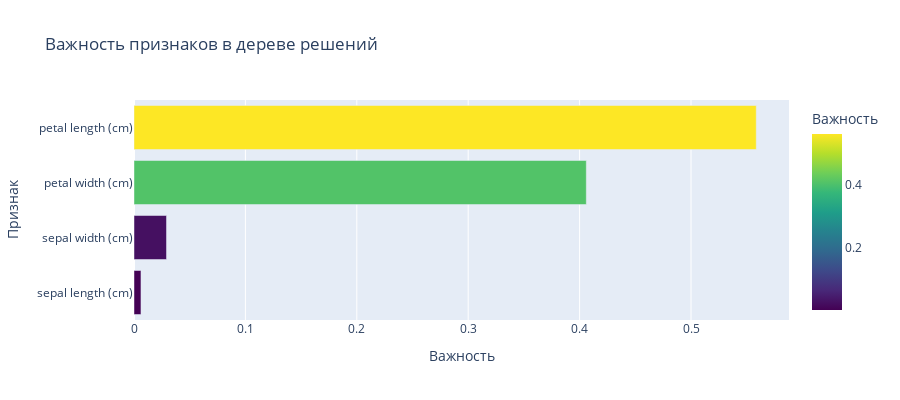
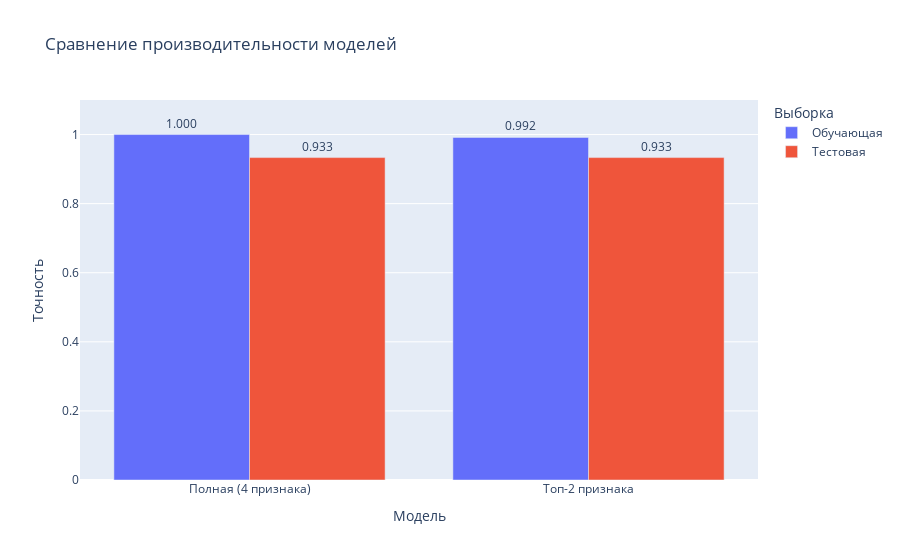

The notebook cell these images were saved under, in order:
### Markdown cell above
## Задание 3: Анализ важности признаков

1. Получите и визуализируйте важность признаков из вашей модели
2. Создайте столбчатую диаграмму важности признаков
3. Постройте тепловую карту корреляций для топ-5 важных признаков
4. Проанализируйте, есть ли связь между важностью признаков и их статистическими характеристиками

Дополнительно:
- Попробуйте построить модель, используя только 2 самых важных признака
- Сравните производительность с полной моделью

### Code cell
# Ваш код для Задания 3

print("=" * 60)
print("ЗАДАНИЕ 3: АНАЛИЗ ВАЖНОСТИ ПРИЗНАКОВ")
print("=" * 60)

# 1. Получение важности признаков
feature_importance = base_tree.feature_importances_
feature_names = iris.feature_names

# Создание DataFrame для удобства
importance_df = pd.DataFrame({
    'feature': feature_names,
    'importance': feature_importance
}).sort_values('importance', ascending=False)

print("\nВажность признаков:")
print(importance_df.to_string(index=False))

# 2. Визуализация важности признаков (столбчатая диаграмма)
fig = px.bar(importance_df, x='importance', y='feature', orientation='h',
             title='Важность признаков в дереве решений',
             labels={'importance': 'Важность', 'feature': 'Признак'},
             color='importance',
             color_continuous_scale='Viridis')
fig.update_layout(yaxis={'categoryorder': 'total ascending'}, height=400)
fig.show()

# Дополнительная визуализация с matplotlib
plt.figure(figsize=(10, 6))
colors = plt.cm.viridis(np.linspace(0.3, 0.9, len(feature_names)))
bars = plt.barh(importance_df['feature'], importance_df['importance'], color=colors)
plt.xlabel('Важность', fontsize=12)
plt.ylabel('Признак', fontsize=12)
plt.title('Важность признаков в дереве решений', fontsize=14, fontweight='bold')
plt.grid(axis='x', alpha=0.3)
for i, bar in enumerate(bars):
    width = bar.get_width()
    plt.text(width, bar.get_y() + bar.get_height()/2, 
             f'{width:.4f}', ha='left', va='center', fontsize=10)
plt.tight_layout()
plt.show()

# 3. Тепловая карта корреляций для важных признаков
print("\n" + "=" * 60)
print("КОРРЕЛЯЦИИ ВАЖНЫХ ПРИЗНАКОВ")
print("=" * 60)

# Получаем топ-4 признака (все признаки в iris)
top_features = importance_df['feature'].values
top_feature_indices = [list(feature_names).index(f) for f in top_features]

# Корреляционная матрица для топ признаков
top_features_data = pd.DataFrame(X[:, top_feature_indices], columns=top_features)
top_correlation = top_features_data.corr()

print("Корреляционная матрица топ признаков:")
print(top_correlation)

plt.figure(figsize=(8, 6))
sns.heatmap(top_correlation, annot=True, cmap='RdYlGn', center=0, 
            square=True, linewidths=2, cbar_kws={"shrink": 0.8},
            fmt='.3f')
plt.title('Корреляции топ признаков', fontsize=14, fontweight='bold')
plt.tight_layout()
plt.show()

# 4. Анализ связи важности и статистических характеристик
print("\n" + "=" * 60)
print("СТАТИСТИЧЕСКИЙ АНАЛИЗ ПРИЗНАКОВ")
print("=" * 60)

stats_df = pd.DataFrame({
    'feature': feature_names,
    'importance': feature_importance,
    'mean': X.mean(axis=0),
    'std': X.std(axis=0),
    'min': X.min(axis=0),
    'max': X.max(axis=0),
    'range': X.max(axis=0) - X.min(axis=0)
}).sort_values('importance', ascending=False)

print(stats_df.to_string(index=False))

# Корреляция между важностью и статистическими характеристиками
print("\n" + "=" * 60)
print("КОРРЕЛЯЦИЯ ВАЖНОСТИ С ХАРАКТЕРИСТИКАМИ")
print("=" * 60)
print(f"Корреляция важность - стандартное отклонение: {np.corrcoef(stats_df['importance'], stats_df['std'])[0, 1]:.4f}")
print(f"Корреляция важность - диапазон: {np.corrcoef(stats_df['importance'], stats_df['range'])[0, 1]:.4f}")

# ДОПОЛНИТЕЛЬНО: Модель с топ-2 признаками
print("\n" + "=" * 60)
print("СРАВНЕНИЕ: ПОЛНАЯ МОДЕЛЬ vs ТОП-2 ПРИЗНАКА")
print("=" * 60)

# Получаем индексы топ-2 признаков
top_2_features = importance_df.head(2)['feature'].values
top_2_indices = [list(feature_names).index(f) for f in top_2_features]

print(f"\nТоп-2 признака: {top_2_features}")

# Обучение модели на топ-2 признаках
X_train_top2 = X_train[:, top_2_indices]
X_test_top2 = X_test[:, top_2_indices]

tree_top2 = DecisionTreeClassifier(random_state=42)
tree_top2.fit(X_train_top2, y_train)

# Оценка производительности
train_score_top2 = tree_top2.score(X_train_top2, y_train)
test_score_top2 = tree_top2.score(X_test_top2, y_test)

print(f"\nПолная модель (4 признака):")
print(f"  Обучающая выборка: {train_score:.4f}")
print(f"  Тестовая выборка: {test_score:.4f}")

print(f"\nМодель с топ-2 признаками:")
print(f"  Обучающая выборка: {train_score_top2:.4f}")
print(f"  Тестовая выборка: {test_score_top2:.4f}")

print(f"\nРазница в точности на тесте: {(test_score - test_score_top2)*100:.2f}%")

# Визуализация сравнения
comparison_df = pd.DataFrame({
    'Модель': ['Полная (4 признака)', 'Топ-2 признака'] * 2,
    'Выборка': ['Обучающая', 'Обучающая', 'Тестовая', 'Тестовая'],
    'Точность': [train_score, train_score_top2, test_score, test_score_top2]
})

fig = px.bar(comparison_df, x='Модель', y='Точность', color='Выборка',
             barmode='group',
             title='Сравнение производительности моделей',
             labels={'Точность': 'Точность'},
             text='Точность')
fig.update_traces(texttemplate='%{text:.3f}', textposition='outside')
fig.update_layout(yaxis_range=[0, 1.1])
fig.show()

# Визуализация дерева для топ-2 признаков
plt.figure(figsize=(16, 10))
plot_tree(tree_top2,
          feature_names=top_2_features,
          class_names=iris.target_names,
          filled=True,
          rounded=True,
          fontsize=12)
plt.title(f'Дерево решений с топ-2 признаками\n({", ".join(top_2_features)})', 
          fontsize=14, fontweight='bold')
plt.tight_layout()
plt.show()

# Визуализация границ решений для топ-2 признаков
x_min, x_max = X[:, top_2_indices[0]].min() - 0.5, X[:, top_2_indices[0]].max() + 0.5
y_min, y_max = X[:, top_2_indices[1]].min() - 0.5, X[:, top_2_indices[1]].max() + 0.5
xx, yy = np.meshgrid(np.arange(x_min, x_max, 0.02),
                     np.arange(y_min, y_max, 0.02))

Z = tree_top2.predict(np.c_[xx.ravel(), yy.ravel()])
Z = Z.reshape(xx.shape)

plt.figure(figsize=(12, 8))
plt.contourf(xx, yy, Z, alpha=0.4, cmap='viridis')
scatter = plt.scatter(X[:, top_2_indices[0]], X[:, top_2_indices[1]], 
                     c=y, cmap='viridis', edgecolor='black', s=100)
plt.xlabel(top_2_features[0], fontsize=12)
plt.ylabel(top_2_features[1], fontsize=12)
plt.title('Границы решений дерева (топ-2 признака)', fontsize=14, fontweight='bold')
plt.colorbar(scatter, label='Класс')
legend_elements = [plt.Line2D([0], [0], marker='o', color='w', 
                              markerfacecolor=plt.cm.viridis(i/2), markersize=10, 
                              label=iris.target_names[i]) 
                   for i in range(3)]
plt.legend(handles=legend_elements, loc='best')
plt.grid(alpha=0.3)
plt.tight_layout()
plt.show()

print("\n✓ Задание 3 выполнено успешно!")

### Figure 1 — Plotly figure (JSON) as saved in the notebook; plotly's stock layout.template omitted (floating-point values rounded to 4 significant figures)
{"data": [{"hovertemplate": "Важность=%{marker.color}<br>Признак=%{y}<extra></extra>", "legendgroup": "", "marker": {"color": [0.5586, 0.406, 0.02917, 0.00625], "coloraxis": "coloraxis", "pattern": {"shape": ""}}, "name": "", "orientation": "h", "showlegend": false, "textposition": "auto", "type": "bar", "x": [0.5586, 0.406, 0.02917, 0.00625], "xaxis": "x", "y": ["petal length (cm)", "petal width (cm)", "sepal width (cm)", "sepal length (cm)"], "yaxis": "y"}], "layout": {"barmode": "relative", "coloraxis": {"colorbar": {"title": {"text": "Важность"}}, "colorscale": [[0, "#440154"], [0.1111, "#482878"], [0.2222, "#3e4989"], [0.3333, "#31688e"], [0.4444, "#26828e"], [0.5556, "#1f9e89"], [0.6667, "#35b779"], [0.7778, "#6ece58"], [0.8889, "#b5de2b"], [1, "#fde725"]]}, "height": 400, "legend": {"tracegroupgap": 0}, "title": {"text": "Важность признаков в дереве решений"}, "xaxis": {"anchor": "y", "domain": [0, 1], "title": {"text": "Важность"}}, "yaxis": {"anchor": "x", "categoryorder": "total ascending", "domain": [0, 1], "title": {"text": "Признак"}}}}

### Figure 2 — Plotly figure (JSON) as saved in the notebook; plotly's stock layout.template omitted (floating-point values rounded to 4 significant figures)
{"data": [{"alignmentgroup": "True", "hovertemplate": "Выборка=Обучающая<br>Модель=%{x}<br>Точность=%{text}<extra></extra>", "legendgroup": "Обучающая", "marker": {"color": "#636efa", "pattern": {"shape": ""}}, "name": "Обучающая", "offsetgroup": "Обучающая", "orientation": "v", "showlegend": true, "text": [1.0, 0.9917], "textposition": "outside", "texttemplate": "%{text:.3f}", "type": "bar", "x": ["Полная (4 признака)", "Топ-2 признака"], "xaxis": "x", "y": [1.0, 0.9917], "yaxis": "y"}, {"alignmentgroup": "True", "hovertemplate": "Выборка=Тестовая<br>Модель=%{x}<br>Точность=%{text}<extra></extra>", "legendgroup": "Тестовая", "marker": {"color": "#EF553B", "pattern": {"shape": ""}}, "name": "Тестовая", "offsetgroup": "Тестовая", "orientation": "v", "showlegend": true, "text": [0.9333, 0.9333], "textposition": "outside", "texttemplate": "%{text:.3f}", "type": "bar", "x": ["Полная (4 признака)", "Топ-2 признака"], "xaxis": "x", "y": [0.9333, 0.9333], "yaxis": "y"}], "layout": {"barmode": "group", "legend": {"title": {"text": "Выборка"}, "tracegroupgap": 0}, "title": {"text": "Сравнение производительности моделей"}, "xaxis": {"anchor": "y", "domain": [0, 1], "title": {"text": "Модель"}}, "yaxis": {"anchor": "x", "domain": [0, 1], "range": [0, 1.1], "title": {"text": "Точность"}}}}
